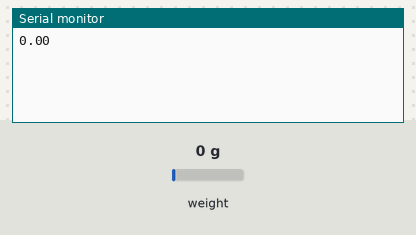
A sketch run on a simulated Arduino Uno, built with avr-gcc and run on an emulated ATmega328P. Parts: the last lines printed to the serial monitor. The test bench sets the inputs (shaded band); at power-on: weight on the scale 0 g.

Above: at 2.2 s.
2.3 s: weight on the scale set to 100 g
At 3.6 s:
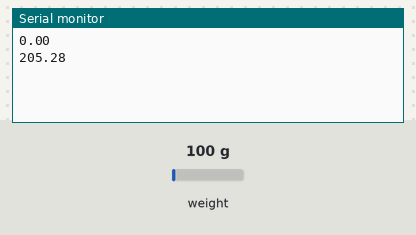
3.8 s: weight on the scale set to 1250 g
At 4.5 s:
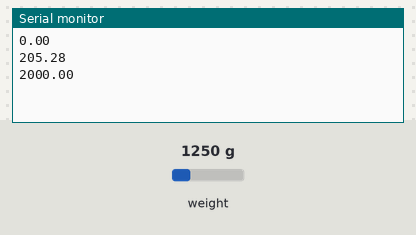
Timing chart, 0 to 6.8 s (numbered marks = the images above; inputs shaded):
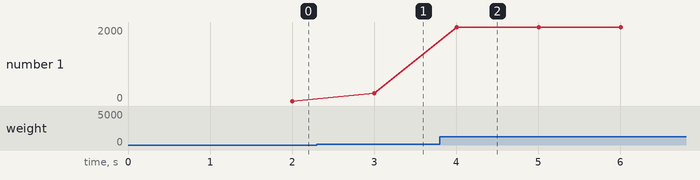

The sketch:

lowpass.ino
```cpp
#include <HX711.h>
#define DOUT_PIN  A1  // Pin de datos del módulo HX711
#define CLK_PIN   A0  // Pin de reloj del módulo HX711
HX711 scale;

const int analogInputPin = A0;  // Pin de entrada analógica
const float R1 = 40.0;          // Valor de la resistencia en ohmios
const float C1 = 0.001;         // Valor del condensador en faradios
const float sampleRate = 1000;  // Tasa de muestreo en Hz
const float x=2000; //Valor maximo

void setup() {
  Serial.begin(9600);
  scale.begin(DOUT_PIN, CLK_PIN);
  scale.set_scale();
  scale.tare();
}
void loop() {
  float sensorValue = scale.get_units(10); // 10 lecturas para promediar

  // Calcular el voltaje
  float voltage = sensorValue * (5.0 / 1023.0);

  // Aplicar el filtro pasa altos
  float filteredVoltage = lowPassFilter2(voltage);


  // Imprimir resultados
//  Serial.print("Raw Voltage: ");
//  Serial.println(voltage);
//  Serial.print("V, Filtered Voltage: ");
  Serial.println(filteredVoltage);
//  Serial.println("V");

  delay(1000 / sampleRate);
}

float lowPassFilter(float inputVoltage) {
  static float prevFilteredVoltage = 0.0;
  float alpha = 1 / (1 + (R1 * C1 * 2 * 3.14159265358979323846 * sampleRate));

  // Aplicar el filtro pasabajas
  float filteredVoltage = alpha * inputVoltage + (1 - alpha) * prevFilteredVoltage;

  // Actualizar el valor filtrado anterior
  prevFilteredVoltage = filteredVoltage;

  return filteredVoltage;
}

float lowPassFilter2(float inputVoltage) {
  if (inputVoltage<x){
    return inputVoltage;
  } else {
    inputVoltage = x;
    return inputVoltage;
  }
}
```

Measured:
- after the input at 2.3 s, the serial monitor: prints a new line after 0.70 s (image 1)
- after the input at 3.8 s, the serial monitor: prints a new line after 0.20 s (image 2)
- plotted number 1: 0 → 205.28 after the input at 2.3 s, 205.28 → 2000 after the input at 3.8 s
